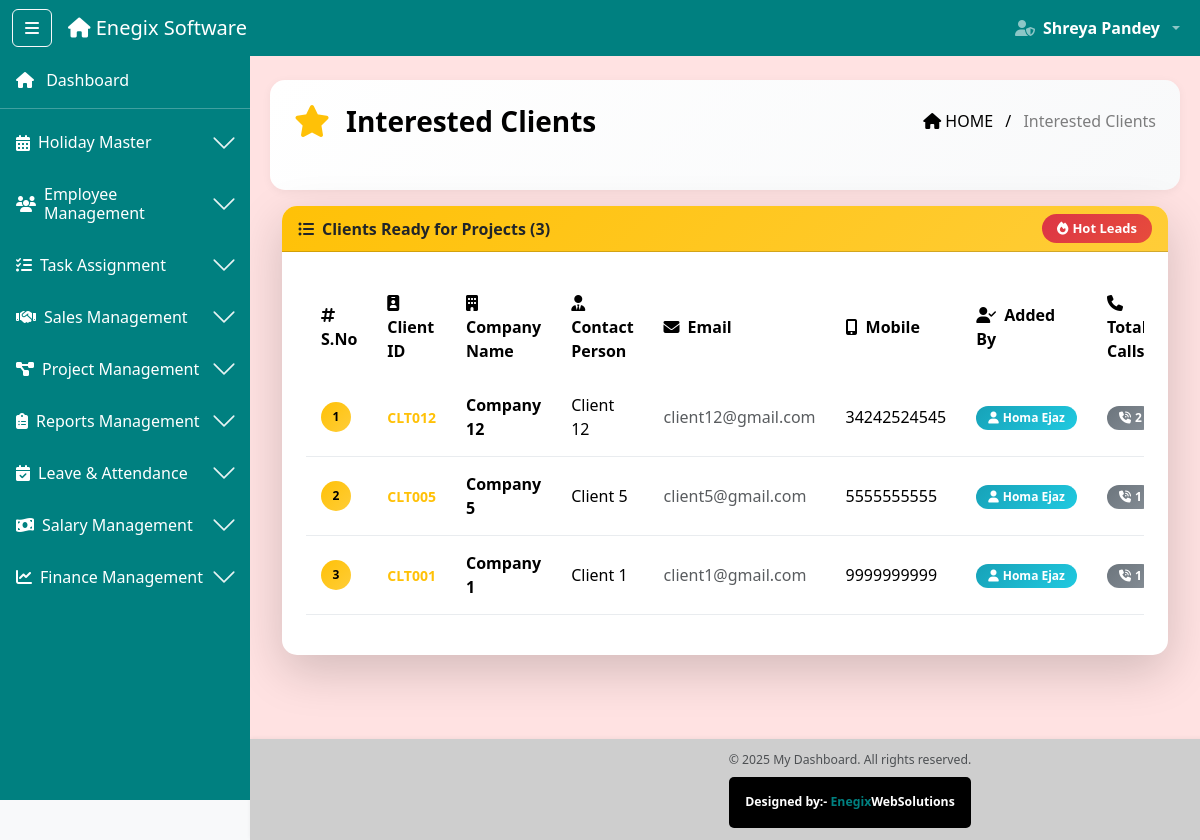
The page /clients/interested/ (signed in) on the database its author committed.
### software_app/models.py (models this page shows, shortened)
class Client(models.Model):
    STATUS_CHOICES = (
        ('contacted', 'Contacted'),
        ('follow_up', 'Follow Up'),
        ('interested', 'Interested'),
        ('not_interested', 'Not Interested'),
    )
    client_id = models.CharField(max_length=10, unique=True, editable=False)
    company_name = models.CharField(max_length=200)
    contact_person = models.CharField(max_length=100)
    email = models.EmailField(blank=True, null=True)  # ✅ NOW OPTIONAL
    mobile = models.CharField(max_length=15)
    address = models.TextField(blank=True, null=True)
    added_by = models.ForeignKey(Employee, on_delete=models.SET_NULL, null=True, blank=True, related_name='clients_added')
    added_by_name = models.CharField(max_length=100, blank=True, null=True)  # NEW: Store name
    added_by_role = models.CharField(max_length=50, blank=True, null=True)   # NEW: Store role
    status = models.CharField(max_length=20, choices=STATUS_CHOICES, default='contacted')
    total_calls = models.IntegerField(default=0)
    last_call_date = models.DateField(blank=True, null=True)
    created_at = models.DateTimeField(auto_now_add=True)
    updated_at = models.DateTimeField(auto_now=True)
    is_active = models.BooleanField(default=True)

class Employee(models.Model):
    GENDER_CHOICES = (
        ('male', 'Male'),
        ('female', 'Female'),
        ('other', 'Other'),
    )
    ROLE_CHOICES = (
        ('admin', 'Admin'),
        ('hr', 'HR'),
        ('sales', 'Sales'),
        ('developer', 'Developer'),
        ('seos', 'Seos'),
        ('digital_marketing', 'Digital Marketing'),
    )
    employee_id = models.CharField(max_length=10, unique=True, editable=False)
    full_name = models.CharField(max_length=100)
    email = models.EmailField(unique=True)
    mobile = models.CharField(max_length=10, default="9191919191")
    dob = models.DateField()
    gender = models.CharField(max_length=10, choices=GENDER_CHOICES)
    profile_pic = models.ImageField(upload_to='employee_profiles/', blank=True, null=True)
    username = models.CharField(max_length=50, unique=True)
    password = models.CharField(max_length=255)
    address_line = models.TextField()
    city = models.CharField(max_length=50)
    state = models.CharField(max_length=50)
    pincode = models.CharField(max_length=10)
    emergency_contact_name = models.CharField(max_length=100)
    emergency_contact_number = models.CharField(max_length=15)
    emergency_contact_relation = models.CharField(max_length=50)
    role = models.CharField(max_length=20, choices=ROLE_CHOICES)
    designation = models.CharField(max_length=100)
    base_salary = models.DecimalField(
        max_digits=10,
        decimal_places=2,
        default=0,
        help_text="Monthly base salary"
    )
    resume = models.FileField(upload_to='employee_resumes/', blank=True, null=True)
    account_number = models.CharField(max_length=20, blank=True, null=True)
    ifsc_code = models.CharField(max_length=11, blank=True, null=True)
    account_holder_name = models.CharField(max_length=100, blank=True, null=True)
    bank_name = models.CharField(max_length=100, blank=True, null=True)
    bank_address = models.TextField(blank=True, null=True)
    is_in_training = models.BooleanField(
        default=False,
        help_text="First 7 ACTUAL training days (excluding holidays/absents)"
    )
    training_start_date = models.DateField(
        null=True,
        blank=True,
        help_text="Date when employee joined"
    )
    training_per_day_salary = models.DecimalField(
        max_digits=10,
        decimal_places=2,
        default=100.00,
        help_text="Daily salary during training (₹100)"
    )
    is_active = models.BooleanField(default=True)
    is_blocked = models.BooleanField(default=False)
    blocked_by = models.ForeignKey(
        'AdminUser',
        null=True,
        blank=True,
        on_delete=models.SET_NULL,
        related_name="blocked_employees"
    )
    blocked_at = models.DateTimeField(null=True, blank=True)
    created_at = models.DateTimeField(auto_now_add=True)
    updated_at = models.DateTimeField(auto_now=True)

### software_app/decorators.py (the view)
        @wraps(view_func)
        def wrapper(request, *args, **kwargs):
            if 'user_id' not in request.session:
                messages.error(request, 'Please login first!')
                return redirect('login')
            user_role = request.session.get('role')
            if user_role not in allowed_roles:
                messages.error(request, 'You do not have permission to access this page!')
                return redirect('dashboard')
            return view_func(request, *args, **kwargs)

### software_app/context_processors.py (called while the page is built)
def user_context(request):
    return {
        'session_user_name': request.session.get('full_name', ''),
        'session_user_role': request.session.get('role', ''),
        'session_user_email': request.session.get('email', ''),
        'is_logged_in': 'user_id' in request.session,
    }

### software_app/views.py (called while the page is built)
@check_blocked_user
@login_required
@role_required(['admin', 'super_admin'])
def interested_clients(request):
    clients = Client.objects.filter(status='interested', is_active=True).order_by('-updated_at')
    return render(request, "sales/interested_clients.html", {"clients": clients})

### software_app/templates/sales/interested_clients.html (shortened to what this page needs)
{% extends "base2.html" %}
{% load static %}
{% block content %}
<div class="ribbon-header d-flex justify-content-between align-items-center px-4 pb-5 mb-3" style="color: black">
  <div class="d-flex align-items-center">
    <i class="fas fa-star me-3 fs-2" style="color: #ffc107;"></i>
    <div class="fw-bold fs-3">Interested Clients</div>
  </div>
  <div class="breadcrumb-text text-end">
    <span class="text-black"><i class="fas fa-home me-1"></i>HOME</span>
    <span class="mx-2 text-black">/</span>
    <span class="text-black-50">Interested Clients</span>
  </div>
</div>
<div class="container-fluid mt-2">
  <div class="card shadow-lg mb-4 modern-card">
    <div class="card-header table-title-bar d-flex justify-content-between align-items-center" style="background: linear-gradient(135deg, #ffc107 0%, #ffcd38 100%);">
      <span class="fw-bold text-dark"><i class="fas fa-list-ul me-2"></i>Clients Ready for Projects ({{ clients.count }})</span>
      <span class="badge badge-count">
        <i class="fas fa-fire me-1"></i>Hot Leads
      </span>
    </div>
    <div class="card-body p-4">
      {% if clients %}
      <div class="table-responsive">
        <table class="table table-hover modern-table">
          <thead>
            <tr>
              <th><i class="fas fa-hashtag me-2"></i>S.No</th>
              <th><i class="fas fa-id-badge me-2"></i>Client ID</th>
              <th><i class="fas fa-building me-2"></i>Company Name</th>
              <th><i class="fas fa-user-tie me-2"></i>Contact Person</th>
              <th><i class="fas fa-envelope me-2"></i>Email</th>
              <th><i class="fas fa-mobile-alt me-2"></i>Mobile</th>
              <th><i class="fas fa-user-check me-2"></i>Added By</th>
              <th><i class="fas fa-phone me-2"></i>Total Calls</th>
            </tr>
          </thead>
          <tbody>
            {% for client in clients %}
            <tr class="table-row-hover">
              <td><span class="serial-number">{{ forloop.counter }}</span></td>
              <td><strong class="client-id">{{ client.client_id }}</strong></td>
              <td><strong>{{ client.company_name }}</strong></td>
              <td>{{ client.contact_person }}</td>
              <td><span class="text-muted">{{ client.email }}</span></td>
              <td>{{ client.mobile }}</td>
              <td>
                <span class="badge badge-added-by">
                  <i class="fas fa-user me-1"></i>{{ client.added_by.full_name }}
                </span>
              </td>
              <td>
                <span class="badge badge-call-count">
                  <i class="fas fa-phone-volume me-1"></i>{{ client.total_calls }}
                </span>
              </td>
            </tr>
            {% endfor %}
          </tbody>
        </table>
      </div>
      {% else %}
      <div class="text-center text-muted py-5">
        <i class="fas fa-inbox fa-3x mb-3 text-muted"></i>
        <p>No interested clients yet. Sales team is working on it!</p>
      </div>
      {% endif %}
    </div>
  </div>
</div>
{% endblock %}

### software_app/static/css/style.css (style rules this page uses)
body { min-height: 100vh; background-color: #f8f9fa; transition: margin-left 0.3s ease; display: flex; flex-direction: column; }
html, body { overflow-x: hidden; width: 100%; }
.table-title-bar { background-color:#008080; }

### software_app/templates/sales/interested_clients.html (style rules this page uses)
.modern-card { border-radius: 15px; border: none; overflow: hidden; }
.ribbon-header { background: linear-gradient(135deg, #ffffff 0%, #f8f9fa 100%); border-radius: 15px; padding: 20px; margin-bottom: 20px; box-shadow: 0 2px 10px rgba(0,0,0,0.05); }
.badge-count { background: linear-gradient(135deg, #dc3545 0%, #e74c3c 100%); color: white; padding: 8px 15px; border-radius: 20px; font-weight: 600; font-size: 13px; }
.modern-table { border-collapse: separate; border-spacing: 0; }
.modern-table thead tr { background: linear-gradient(135deg, #ffc107 0%, #ffcd38 100%); color: black; }
.modern-table thead th { padding: 15px; font-weight: 600; border: none; vertical-align: middle; }
.modern-table tbody td { padding: 15px; vertical-align: middle; border-bottom: 1px solid #e9ecef; }
.table-row-hover { transition: all 0.3s ease; }
.serial-number { display: inline-block; width: 30px; height: 30px; background: linear-gradient(135deg, #ffc107 0%, #ffcd38 100%); color: black; border-radius: 50%; text-align: center; line-height: 30px; font-weight: bold; font-size: 12px; }
.client-id { color: #ffc107; font-size: 14px; }
.badge-added-by { background: linear-gradient(135deg, #17a2b8 0%, #20c9e0 100%); color: white; padding: 6px 12px; border-radius: 15px; font-weight: 600; font-size: 12px; }
.badge-call-count { background: linear-gradient(135deg, #6c757d 0%, #868e96 100%); color: white; padding: 6px 12px; border-radius: 15px; font-weight: 600; font-size: 12px; }

### rows shown on the page
Client: client_id "CLT012", company_name "Company 12", contact_person "Client 12", email "client12@gmail.com", mobile "34242524545", added_by.full_name "Homa Ejaz", total_calls "2"
Client: client_id "CLT005", company_name "Company 5", contact_person "Client 5", email "client5@gmail.com", mobile "5555555555", added_by.full_name "Homa Ejaz", total_calls "1"
Client: client_id "CLT001", company_name "Company 1", contact_person "Client 1", email "client1@gmail.com", mobile "9999999999", added_by.full_name "Homa Ejaz", total_calls "1"

### other values the page prints
{{ request.session.full_name }} "Shreya Pandey"
{{ clients.count }} "3"
